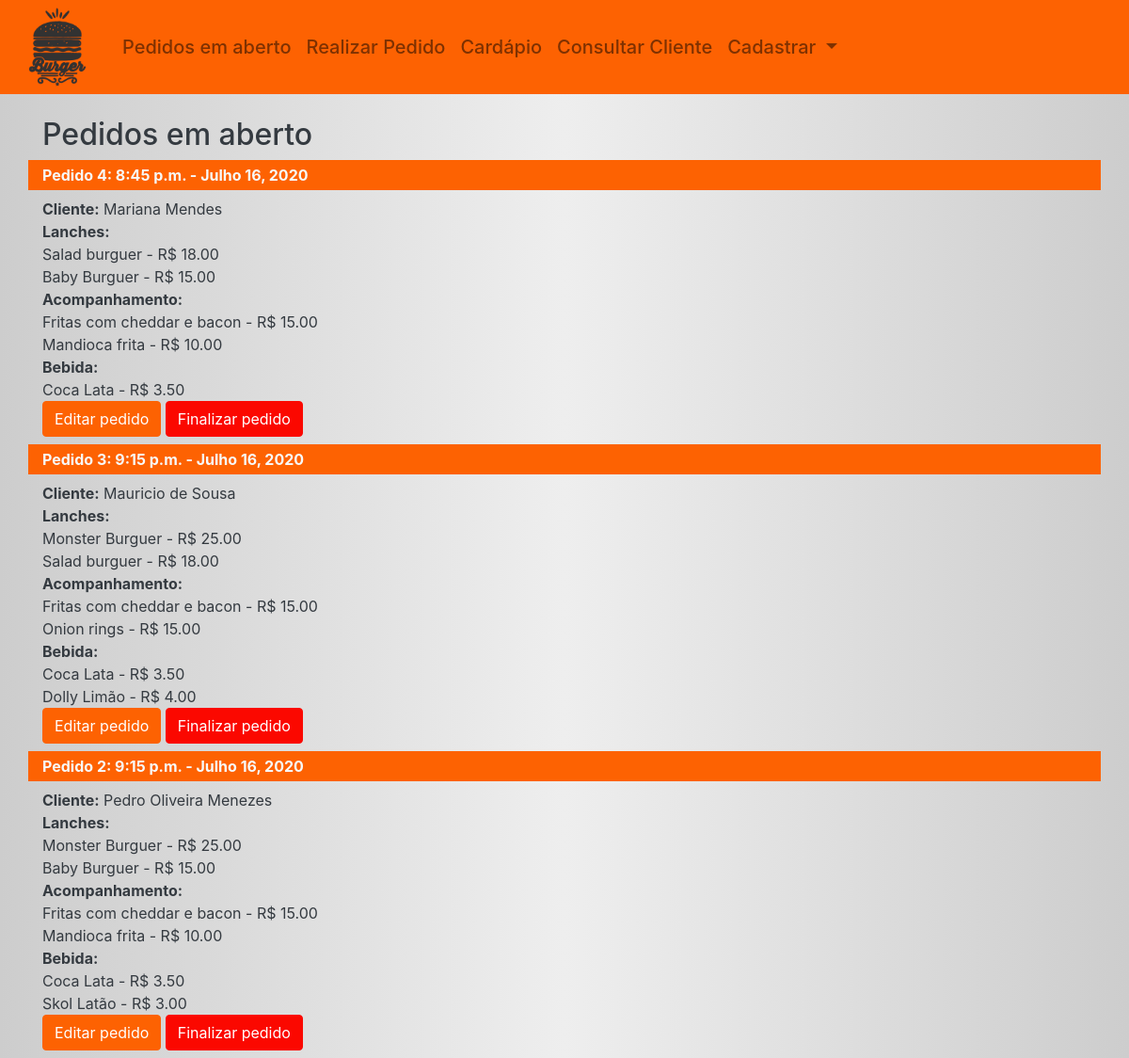
Screenshot of /pedido with the database file from the repository.
### hamburgueria/models.py (models this page shows, shortened)
class Pedido(models.Model):
    num_pedido = models.AutoField(primary_key=True)
    data = models.DateField()
    horario = models.TimeField()
    cliente = models.ForeignKey(Cliente, on_delete=models.CASCADE)
    lanches = models.ManyToManyField("Lanche", blank=True)
    bebidas = models.ManyToManyField("Bebida", blank=True)
    acompanhamentos = models.ManyToManyField("Acompanhamento", blank=True)

class Cliente(models.Model):
    cpf_cliente = models.IntegerField(primary_key=True, verbose_name="CPF do cliente")
    nome_cliente = models.CharField(max_length=100, verbose_name="Nome do cliente")
    email_cliente = models.EmailField(max_length=254, verbose_name="E-mail do cliente")
    telefone_cliente = models.CharField(max_length=15, verbose_name="Telefone do cliente")
    logradouro = models.CharField(max_length=50)
    numero = models.IntegerField(max_length=10)
    complemento = models.CharField(max_length=50)
    bairro = models.CharField(max_length=50)
    cidade = models.CharField(max_length=50)
    uf_choices = (
        ("AC", "Acre"),
        ("AL", "Alagoas"),
        ("AP", "Amapá"),
        ("AM", "Amazonas"),
        ("BA", "Bahia"),
        ("CE", "Ceará"),
        ("DF", "Distrito Federal"),
        ("ES", "Espírito Santo"),
        ("GO", "Goiás"),
        ("MA", "Maranhão"),
        ("MT", "Mato Grosso"),
        ("MS", "Mato Grosso do Sul"),
        ("MG", "Minas Gerais"),
        ("PA", "Pará"),
        ("PB", "Paraíba"),
        ("PR", "Paraná"),
        ("PE", "Pernambuco"),
        ("PI", "Piauí"),
        ("RJ", "Rio de Janeiro"),
        ("RN", "Rio Grande do Norte"),
        ("RS", "Rio Grande do Sul (*)"),
        ("RO", "Rondônia"),
        ("RR", "Roraima"),
        ("SC", "Santa Catarina"),
        ("SP", "São Paulo"),
        ("SE", "Sergipe"),
        ("TO", "Tocantins")
    )
    uf = models.CharField(max_length=2, choices=uf_choices, default="SP")
    cep = models.CharField(max_length=9)
    def __str__(self):
        return self.nome_cliente

class Lanche(models.Model):
    nome_lanche = models.CharField(max_length=100, verbose_name="Nome do lanche")
    valor_lanche = models.DecimalField(max_digits=7, decimal_places=2, verbose_name="Valor do lanche")
    descricao = models.TextField(null=True, blank=True, verbose_name="Descrição")
    def __str__(self):
        return self.nome_lanche

class Acompanhamento(models.Model):
    nome_acompanhamento = models.CharField(max_length=100, verbose_name="Nome do acompanhamento")
    valor_acompanhamento = models.DecimalField(max_digits=7, decimal_places=2, verbose_name="Valor do acompanhamento")
    descricao = models.TextField(null=True, blank=True, verbose_name="Descrição")
    def __str__(self):
        return self.nome_acompanhamento

class Bebida(models.Model):
    nome = models.CharField(max_length=100, verbose_name="Nome da bebida")
    tipo = models.CharField(max_length=100, verbose_name="Tipo de bebida")
    marca = models.CharField(max_length=100, verbose_name="Marca da bebida")
    valor_bebida = models.DecimalField(max_digits=7, decimal_places=2, verbose_name="Valor da bebida")
    descricao = models.CharField(max_length=100, verbose_name="Descrição")
    def __str__(self):
        return self.nome

### hamburgueria/views.py (the view)
# urls.py: path('pedido', views.pedido, name="url_lista_pedido"),
def pedido(request):
    data = {"pedidos": Pedido.objects.all().order_by('-num_pedido')}
    return render(request, "hamburgueria/pedidos.html", data)

### hamburgueria/templates/hamburgueria/pedidos.html (shortened to what this page needs)
{% extends "./baseFuncionario.html" %}
{% block conteudo %}
    <h2 class="container">Pedidos em aberto</h2>
        {% for pedido in pedidos %}
            <div class="container bg-primary text-light pt-1 pb-1">
                <b>
                    Pedido {{ pedido.num_pedido }}:
                    {{ pedido.horario }} - {{ pedido.data }}
                </b>
            </div>
            <div class="container mt-2 mb-2">
                <b>Cliente:</b> {{ pedido.cliente }}
                <br><b>Lanches:</b>
                    {% for lanche in pedido.lanches.all %}
                        <br>{{ lanche }} - R$ {{ lanche.valor_lanche }}
                    {% endfor %}
                <br><b>Acompanhamento:</b>
                    {% for acompanhamento in pedido.acompanhamentos.all %}
                        <br>{{ acompanhamento }} - R$ {{ acompanhamento.valor_acompanhamento }}
                    {% endfor %}
                <br><b>Bebida:</b>
                    {% for bebida in pedido.bebidas.all %}
                        <br>{{ bebida }} - R$ {{ bebida.valor_bebida }}
                    {% endfor %}
                <br>
                <a  href="{% url 'url_up_pedido' pedido.num_pedido %}">
                    <button type="submit" class="btn btn-primary">Editar pedido</button>
                </a>
                <a  href="{% url 'url_del_pedido' pedido.num_pedido %}">
                    <button type="submit" class="btn btn-danger">Finalizar pedido</button>
                </a>
            </div>
        {% endfor %}
{% endblock conteudo %}

### hamburgueria/templates/hamburgueria/baseFuncionario.html (shortened to what this page needs)
{% extends "./base.html" %}
{% load static %}
{% block navega %}
			<a class="navbar-brand" href="{% url 'url_home' %}">
				<img src="{% static 'img/logo.png' %}" height=90px class="d-inline-block align-top ">
			</a>
			<div class="collapse navbar-collapse" id="myNavbar">
				<ul class="navbar-nav mr-auto mt-2 mt-lg-0">
					<li class="nav-item">
						<a class="nav-link" href="{% url 'url_lista_pedido' %}">Pedidos em aberto</a>
					</li>
					<li class="nav-item">
						<a class="nav-link" href="{% url 'url_cadastro_pedido' %}">Realizar Pedido</a>
					</li>
					<li class="nav-item">
						<a class="nav-link" href="{% url 'url_cardapio' %}">Cardápio</a>
					</li>
					<li class="nav-item">
						<a class="nav-link" href="{% url 'url_buscar_cliente' %}">Consultar Cliente</a>
					</li>
					<li class="nav-item dropdown">
						<a class="nav-link dropdown-toggle" href="#" id="navbarDropdown" role="button"
						data-toggle="dropdown" aria-haspopup="true" aria-expanded="false">
							Cadastrar
						</a>
					</li>
				</ul>
			</div>
{% endblock navega %}

### hamburgueria/templates/hamburgueria/base.html (shortened to what this page needs)
<!DOCTYPE html>
<html lang="br">
    <head>
		{% load static %}
        <link rel="stylesheet" href="{% static 'bootstrap-personalizavel/css/style.css' %}">
    </head>
    <body style="background-image: linear-gradient(to right, #cdcdcd, #eeeeee, #cdcdcd);">
        <nav class="navbar sticky-top navbar-expand-lg navbar-light m-0 pt-0 pb-0 h5" style="background-color: #FD6202;">
            {% block navega %}
			{% endblock navega %}
		</nav>
		<br>
		<div class="text-dark">
            {% block conteudo %}
            {% endblock conteudo %}
		</div>
    </body>
</html>

### rows the page displays
Pedido: num_pedido "4", horario "8:45 p.m.", data "Julho 16, 2020", cliente "Mariana Mendes"
Lanche: nome_lanche "Salad burguer", valor_lanche "18.00"
Lanche: nome_lanche "Baby Burguer", valor_lanche "15.00"
Acompanhamento: nome_acompanhamento "Fritas com cheddar e bacon", valor_acompanhamento "15.00"
Acompanhamento: nome_acompanhamento "Mandioca frita", valor_acompanhamento "10.00"
Bebida: nome "Coca Lata", valor_bebida "3.50"
Pedido: num_pedido "3", horario "9:15 p.m.", data "Julho 16, 2020", cliente "Mauricio de Sousa"
Lanche: nome_lanche "Monster Burguer", valor_lanche "25.00"
Acompanhamento: nome_acompanhamento "Onion rings", valor_acompanhamento "15.00"
Bebida: nome "Dolly Limão", valor_bebida "4.00"
Pedido: num_pedido "2", horario "9:15 p.m.", data "Julho 16, 2020", cliente "Pedro Oliveira Menezes"
Bebida: nome "Skol Latão", valor_bebida "3.00"
